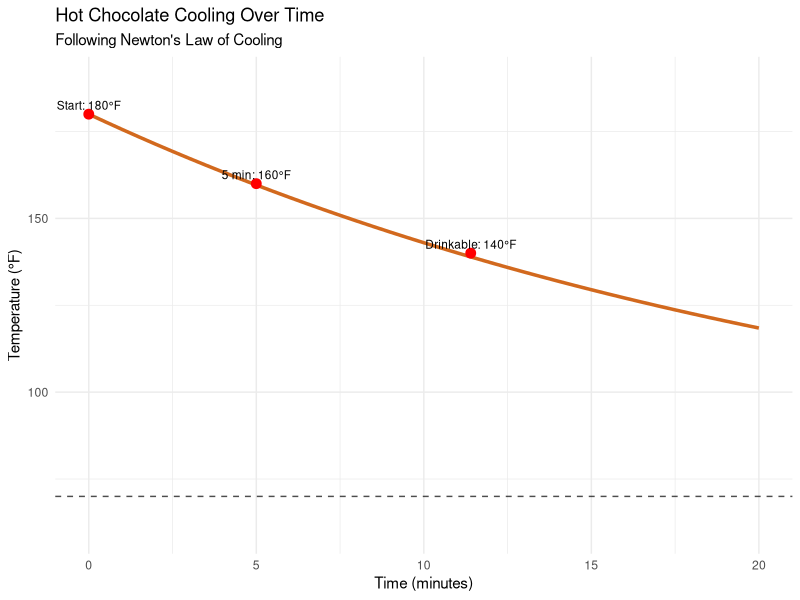
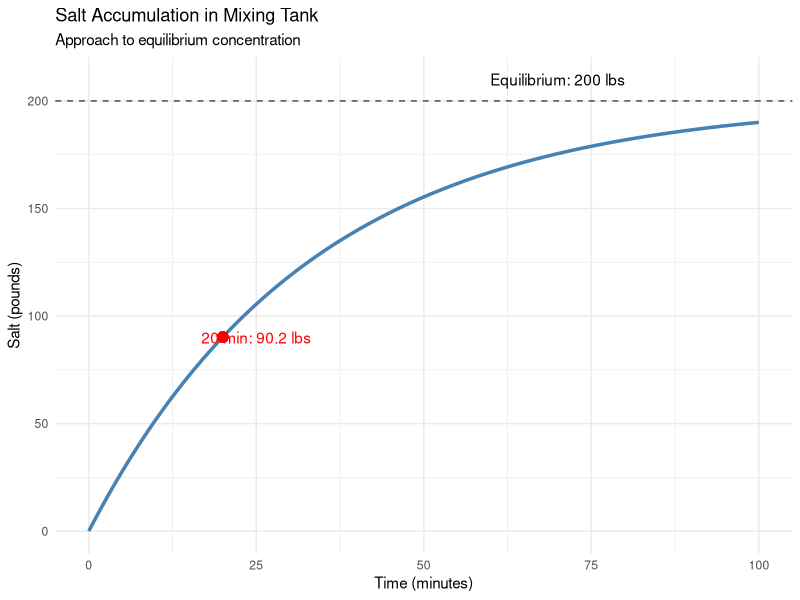

The R source for these figures, in order:
## ---- chunk 1
# Load required libraries
library(ggplot2)
library(dplyr)

# Parameters
T_room <- 70  # room temperature (°F)
T_0 <- 180    # initial temperature (°F)
k <- 0.041    # cooling constant (per minute)

# Create time vector
t <- seq(0, 20, by = 0.5)

# Calculate temperature over time
T_t <- T_room + (T_0 - T_room) * exp(-k * t)

# Create data frame
cooling_data <- data.frame(
  time = t,
  temperature = T_t
)

# Add key points
key_points <- data.frame(
  time = c(0, 5, 11.4),
  temperature = c(180, 160, 140),
  label = c("Start: 180°F", "5 min: 160°F", "Drinkable: 140°F")
)

# Create the plot
ggplot(cooling_data, aes(x = time, y = temperature)) +
  geom_line(color = "chocolate", size = 1.2) +
  geom_point(data = key_points, aes(x = time, y = temperature), 
             color = "red", size = 3) +
  geom_text(data = key_points, aes(x = time, y = temperature, label = label),
            vjust = -0.5, hjust = 0.5, size = 3) +
  geom_hline(yintercept = T_room, linetype = "dashed", alpha = 0.7) +
  labs(
    title = "Hot Chocolate Cooling Over Time",
    x = "Time (minutes)",
    y = "Temperature (°F)",
    subtitle = "Following Newton's Law of Cooling"
  ) +
  theme_minimal() +
  ylim(60, 190)
## ---- chunk 2
# Parameters for mixing problem
t <- seq(0, 100, by = 1)
S_t <- 200 * (1 - exp(-3*t/100))

# Create data frame
mixing_data <- data.frame(
  time = t,
  salt = S_t
)

# Plot the results
ggplot(mixing_data, aes(x = time, y = salt)) +
  geom_line(color = "steelblue", size = 1.2) +
  geom_hline(yintercept = 200, linetype = "dashed", alpha = 0.7) +
  geom_point(aes(x = 20, y = 200*(1-exp(-0.6))), color = "red", size = 3) +
  annotate("text", x = 25, y = 90, label = "20 min: 90.2 lbs", color = "red") +
  annotate("text", x = 70, y = 210, label = "Equilibrium: 200 lbs") +
  labs(
    title = "Salt Accumulation in Mixing Tank",
    x = "Time (minutes)",
    y = "Salt (pounds)",
    subtitle = "Approach to equilibrium concentration"
  ) +
  theme_minimal()
